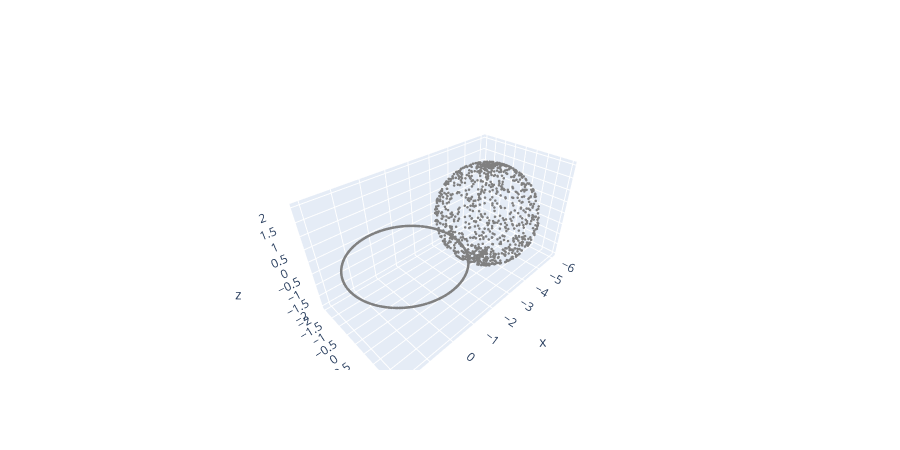

The code cell stored with this chart in its notebook:
### Markdown cell above
# Sphere wedge circle

### Code cell
import plotly.graph_objects as go

n_data = 400
theta = 2*np.pi*np.random.rand(n_data)
phi = np.pi*np.random.rand(n_data)
data = np.zeros((3,n_data))
data[0] = 2*np.cos(theta)*np.sin(phi) - 4
data[1] = 2*np.sin(theta)*np.sin(phi) - 0
data[2] = 2*np.cos(phi) - 0

beta = 2*np.pi * np.random.rand(n_data)
atad = np.zeros((3,n_data))
atad[0] = 2*np.cos(beta)
atad[1] = 2*np.sin(beta)
atad[2] = 0

data = np.hstack([data,atad])
#add noise
#data += 0.2 * np.random.randn(*data.shape)

# Plot the data 
fig = go.Figure(data=[go.Scatter3d(
    x=data[0], y=data[1], z=data[2], 
    mode ='markers', 
    marker=dict(size = 1.5 , color = 'grey'))])
X = data.T
fig.update_layout( width=900, height=450)
fig.show()

### Figure 1 — Plotly figure (JSON) as saved in the notebook; plotly's stock layout.template omitted (floating-point values rounded to 4 significant figures; data arrays with more than 128 entries replaced by an {"elided": "..."} marker saying what was removed)
{"data": [{"marker": {"color": "grey", "size": 1.5}, "mode": "markers", "type": "scatter3d", "x": {"elided": "2000 float values"}, "y": {"elided": "2000 float values"}, "z": {"elided": "2000 float values"}}], "layout": {"height": 450, "width": 900}}
